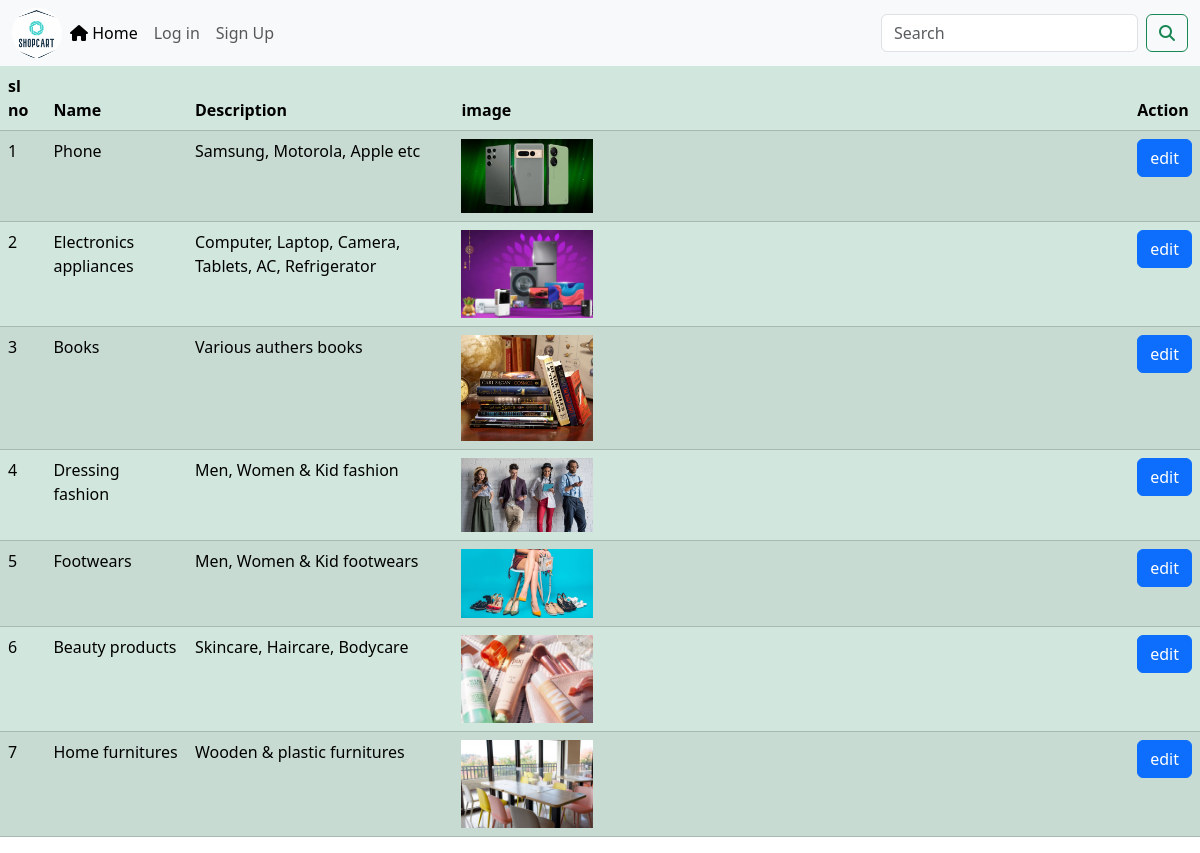
Page /shopcart/showprodcat/ on the committed database.
### product/models.py (models this page shows, shortened)
class ProductCategory (models.Model):
    p_cat_name = models.CharField(max_length = 100)
    p_cat_desc = models.TextField()
    p_cat_image = models.ImageField(null=True, blank=True, upload_to='images/')

### product/views.py (the view)
def showprodcat(request):
    prodcatlist = ProductCategory.objects.all()
    return render(request, 'showprodcat.html', {'prodcat_list': prodcatlist})

### cart/context_processors.py (called while the page is built)
def cart_ctx(request):
    return {'mycart' : Cart(request)}  # Create a Cart object by pasing the request

### templates/showprodcat.html (shortened to what this page needs)
{% extends "navbar.html"%}
{% block body %}
{%if prodcat_list%}
<table class="table table-success table-striped">
    <thead>
        <tr>
            <th>sl no</th>
            <th>Name</th>
            <th>Description</th>
            <th>image</th>
            <th>Action</th>
        </tr>
    </thead>
    <tbody>
        {%for data in prodcat_list%}
        <tr>
            <td>
                {{forloop.counter}}
            </td>
            <td>
                {{data.p_cat_name}}
            </td>
            <td>{{data.p_cat_desc}}</td>
            <td>
                {% if data.p_cat_image %}
                    <img src="{{data.p_cat_image.url}}" alt='..' style="width: 20%; height:20%;">
                {% else %}
                    No image uploaded
                {% endif %}
            </td>
            <td>
                 <a class = "btn btn-primary" href = "{% url 'edit-prodcat' data.id %}">edit</a>
            </td>
        </tr>
        {%endfor%}
    </tbody>
</table>
{% else %}
No product category found
{% endif %}
{% endblock body %}

### rows in the picture
ProductCategory: p_cat_name "Phone", p_cat_desc "Samsung, Motorola, Apple etc", p_cat_image (picture)
ProductCategory: p_cat_name "Electronics appliances", p_cat_desc "Computer, Laptop, Camera, Tablets, AC, Refrigerator", p_cat_image (picture)
ProductCategory: p_cat_name "Books", p_cat_desc "Various authers books", p_cat_image (picture)
ProductCategory: p_cat_name "Dressing fashion", p_cat_desc "Men, Women & Kid fashion", p_cat_image (picture)
ProductCategory: p_cat_name "Footwears", p_cat_desc "Men, Women & Kid footwears", p_cat_image (picture)
ProductCategory: p_cat_name "Beauty products", p_cat_desc "Skincare, Haircare, Bodycare", p_cat_image (picture)
ProductCategory: p_cat_name "Home furnitures", p_cat_desc "Wooden & plastic furnitures", p_cat_image (picture)
